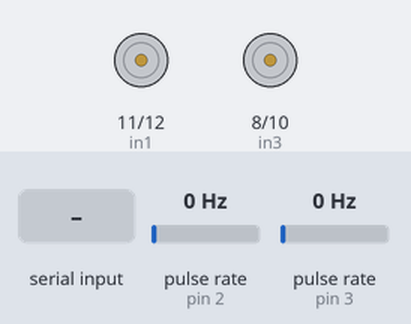
The sketch below on a simulated Arduino Uno, built with avr-gcc and run on an emulated ATmega328P. Shown: motor-driver pin pairs drawn as motors (green arrow = first pin HIGH = forward, orange = second pin HIGH = backward, longer = more drive, scaled by the enable pin). Wiring (inferred from the names in the program): 2 × pulse sensor: data pin 2 / data pin 3. Inputs (shaded band) come from the test bench; at power-on: pulse rate (sensors on pin 2, pin 3) 0 Hz.

Above: at 1.2 s.
1.3 s: pulse rate (sensor on pin 2) set to 4 Hz
At 1.75 s:
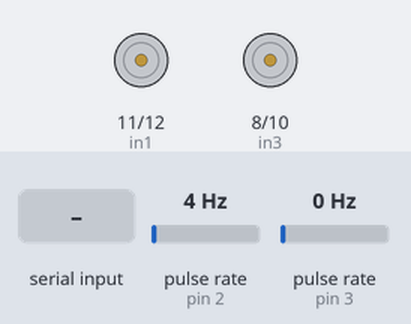
4.3 s: pulse rate (sensor on pin 3) set to 4 Hz
At 4.75 s:
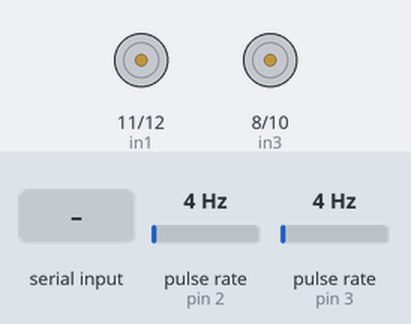
7.3 s: "90,45\n" received over Serial
At 7.75 s:
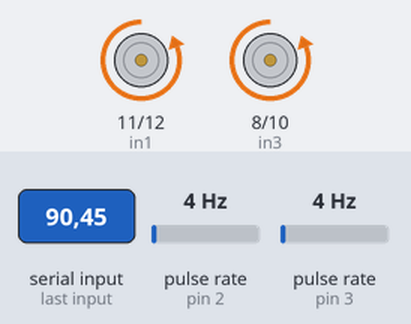
10.3 s: pulse rate (sensor on pin 2) set to 50 Hz
13.3 s: pulse rate (sensor on pin 3) set to 50 Hz
16.3 s: "30,150\n" received over Serial
At 16.45 s:
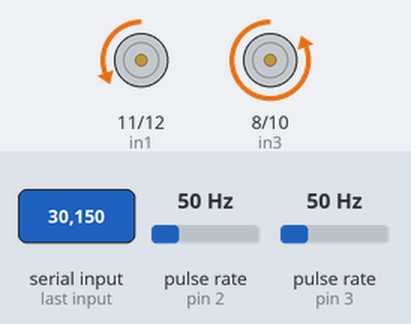
Timing chart, 0 to 19.6 s (numbered marks = the images above; inputs shaded):
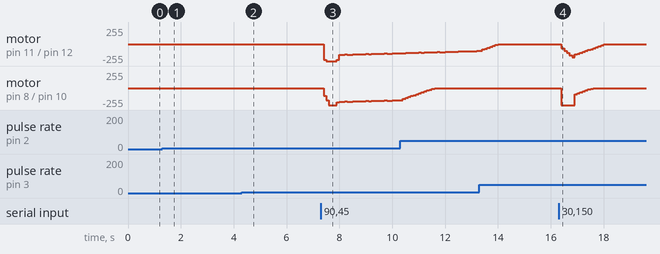

The sketch:

pd_turn_py.ino
```cpp
const int enA = 6;    // Left motor PWM pin
const int in1 = 11;
const int in2 = 12;

const int enB = 9;    // Right motor PWM pin
const int in3 = 8;
const int in4 = 10;

const int encoderLeft = 3, encoderRight = 2;
volatile long ticksLeft = 0, ticksRight = 0;

float targetRPM_Left = 0, targetRPM_Right = 0;
float measuredRPM_Left = 0, measuredRPM_Right = 0;
float pwmLeft = 0, pwmRight = 0;
float prevErrorLeft = 0, prevErrorRight = 0;

const float Kp = 1.6, Kd = 0.1;
const int TICKS_PER_REV = 350, SAMPLE_INTERVAL_MS = 100;
unsigned long lastRPMCalcTime = 0;
unsigned long lastSerialTime = 0;

void setup() {
  Serial.begin(9600);

  pinMode(enA, OUTPUT); pinMode(in1, OUTPUT); pinMode(in2, OUTPUT);
  pinMode(enB, OUTPUT); pinMode(in3, OUTPUT); pinMode(in4, OUTPUT);
  pinMode(encoderLeft, INPUT_PULLUP); pinMode(encoderRight, INPUT_PULLUP);

  attachInterrupt(digitalPinToInterrupt(encoderLeft), countLeft, RISING);
  attachInterrupt(digitalPinToInterrupt(encoderRight), countRight, RISING);
}

void loop() {
  if (Serial.available()) {
    String input = Serial.readStringUntil('\n');
    int comma = input.indexOf(',');
    if (comma > 0) {
      targetRPM_Left = input.substring(0, comma).toFloat();
      targetRPM_Right = input.substring(comma + 1).toFloat();
      lastSerialTime = millis();
    }
  }

  if (millis() - lastSerialTime > 500) {
    targetRPM_Left = 0;
    targetRPM_Right = 0;
  }

  unsigned long currentTime = millis();
  if (currentTime - lastRPMCalcTime >= SAMPLE_INTERVAL_MS) {
    noInterrupts();
    long ticksL = ticksLeft, ticksR = ticksRight;
    ticksLeft = 0; ticksRight = 0;
    interrupts();

    float dt = (currentTime - lastRPMCalcTime) / 60000.0;
    measuredRPM_Left = (ticksL / (float)TICKS_PER_REV) / dt;
    measuredRPM_Right = (ticksR / (float)TICKS_PER_REV) / dt;

    float errorLeft = targetRPM_Left - measuredRPM_Left;
    float errorRight = targetRPM_Right - measuredRPM_Right;
    float dLeft = (errorLeft - prevErrorLeft) / (SAMPLE_INTERVAL_MS / 1000.0);
    float dRight = (errorRight - prevErrorRight) / (SAMPLE_INTERVAL_MS / 1000.0);

    pwmLeft += Kp * errorLeft + Kd * dLeft;
    pwmRight += Kp * errorRight + Kd * dRight;

    pwmLeft = constrain(pwmLeft, 0, 255);
    pwmRight = constrain(pwmRight, 0, 255);

    // LEFT MOTOR DIRECTION
    if (pwmLeft >= 0) {
      digitalWrite(in1, LOW); digitalWrite(in2, HIGH);
      analogWrite(enA, (int)pwmLeft);
    } else {
      digitalWrite(in1, HIGH); digitalWrite(in2, LOW);
      analogWrite(enA, (int)(-pwmLeft));
    }

    // RIGHT MOTOR DIRECTION
    if (pwmRight >= 0) {
      digitalWrite(in3, LOW); digitalWrite(in4, HIGH);
      analogWrite(enB, (int)pwmRight);
    } else {
      digitalWrite(in3, HIGH); digitalWrite(in4, LOW);
      analogWrite(enB, (int)(-pwmRight));
    }

    prevErrorLeft = errorLeft;
    prevErrorRight = errorRight;
    lastRPMCalcTime = currentTime;
  }
}

void countLeft() { ticksLeft++; }
void countRight() { ticksRight++; }
```

Measured:
- after the input at 1.3 s, motor on pin 8 (in3) / pin 10 (in4): stopped → backward 1/255 after 0.30 s, then repeats every 0.50 s: stopped 0.10 s, backward 1/255 0.20 s, stopped 0.10 s, backward 1/255 0.10 s
- after the input at 4.3 s, motor on pin 11 (in1) / pin 12 (in2): stopped → backward 1/255 after 0.30 s, then repeats every 0.50 s: stopped 0.10 s, backward 1/255 0.20 s, stopped 0.10 s, backward 1/255 0.10 s
